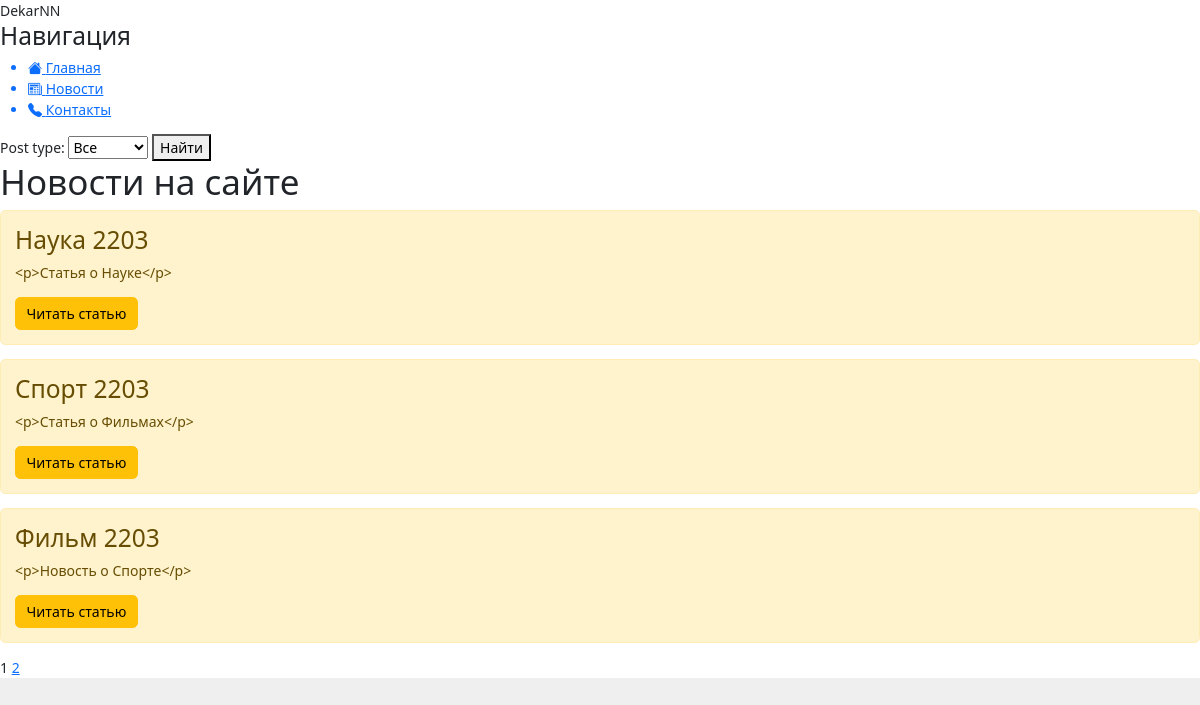
/posts/, run on an earlier commit of the app's database.
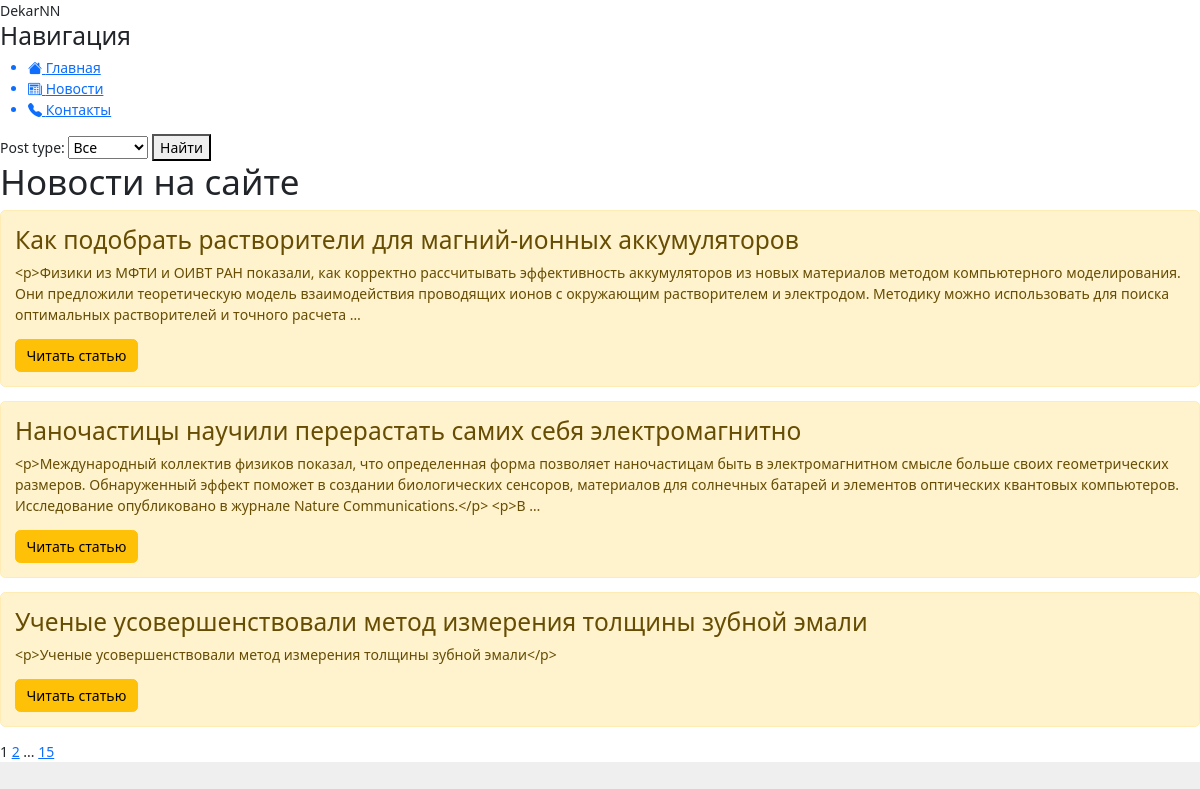
And on a later commit of the database.
### news/models.py (models this page shows, shortened)
class Post(models.Model):
    article = 'a'
    news = 'n'
    POST_TYPE = [
        (article, "Статья"),
        (news, "Новость")
    ]
    author = models.ForeignKey(Author, on_delete=models.CASCADE)
    post_type = models.CharField(max_length=1, choices=POST_TYPE, default=article)
    created = models.DateTimeField(auto_now_add=True)
    cats = models.ManyToManyField(Category, through='PostCategory')
    title = models.CharField(max_length=50)
    text = models.TextField()
    rating = models.IntegerField(default=0)

### news/views.py (the view)
# urls.py: path('', views.PostsHome.as_view(), name='posts'),
class PostsHome(ListView):
    paginate_by = 3
    model = Post
    template_name = 'news/posts.html'
    context_object_name = 'posts'
    order_by = 'created'
    def get_queryset(self):
        queryset = super().get_queryset()
        post_type = self.request.GET.get('post_type', None)
        if post_type:
            queryset = queryset.filter(post_type=post_type)
        return queryset
    def get_context_data(self, **kwargs):
        context = super().get_context_data(**kwargs)
        context['form'] = PostFilterForm(self.request.GET)
        return context

### news/forms.py
class PostFilterForm(forms.Form):
    post_type = forms.ChoiceField(
        choices=[('__all__', 'Все')] + list(Post.POST_TYPE),
        required=False,
    )

### news/templatetags/custom_filter.py (called while the page is built)
@register.filter()
def censor(value):
    censored_value = value.replace("едис", "****")
    return censored_value

### news/templatetags/custom_tags.py (called while the page is built)
@register.simple_tag(takes_context=True)
def url_replace(context, **kwargs):
   d = context['request'].GET.copy()
   for k, v in kwargs.items():
       d[k] = v
   return d.urlencode()

### news/templates/news/posts.html (shortened to what this page needs)
{% extends 'news/default.html' %}
{% load custom_filter %}
{% load custom_tags %}
{% block content %}
    <form method="get">
    {{ form }}
    <button type="submit">Найти</button>
    </form>
    <div class="features">
        <h1>Новости на сайте</h1>
        {% for el in posts %}
        <div class="alert alert-warning">
            <h3>{{ el.title|censor }}</h3>
            <p>{{ el.text|linebreaks|truncatewords:40|censor }}</p>
            <a href="{% url 'news-detail' post_type=el.post_type pk=el.id %}"
               class="btn btn-warning">Читать статью</a>
        </div>
        {% endfor %}
    </div>
    {{ page_obj.number }}
    {% if page_obj.has_next %}
       <a href="?{% url_replace page=page_obj.next_page_number %}">{{ page_obj.next_page_number }}</a>
       {% if paginator.num_pages != page_obj.next_page_number %}
           ...
           <a href="?{% url_replace page=page_obj.paginator.num_pages %}">{{ page_obj.paginator.num_pages }}</a>
       {% endif %}
    {% endif %}
{% endblock content %}

### news/templates/news/default.html (shortened to what this page needs)
{% load static %}
<!Doctype html>
<html lang="ru">
<head>
    <link rel="stylesheet" href="https://cdn.jsdelivr.net/npm/bootstrap@5.2.3/dist/css/bootstrap.min.css">
    <link rel="stylesheet" href="{% static 'news/css/styles.css' %}">
    <link rel="stylesheet" href="https://cdn.jsdelivr.net/npm/bootstrap-icons@1.10.5/font/bootstrap-icons.css">
</head>
<body>
    <aside>
        <span class="logo">DekarNN</span>
        <h3>Навигация</h3>
        <ul>
            <a href=""><li><i class="bi bi-house-fill"></i> Главная</li></a>
            <a href="{% url 'posts' %}"><li><i class="bi bi-newspaper"></i> Новости</li></a>
            <a href=""><li><i class="bi bi-telephone-fill"></i> Контакты</li></a>
        </ul>
    </aside>
    <main>
        {% block content %}
        {% endblock %}
    </main>
</body>
</html>

### news/static/news/css/styles.css (style rules this page uses)
:root { font: 14px/1.5 Arial, sans-serif; text-rendering: optimizeLegibility; font-smooth: always; -webkit-font-smoothing: antialiased; -moz-osx-font-smoothing: grayscale; -webkit-tap-highlight-color: transparent color: #333; background-color: #efefef; }

What changed in the data, as far as the page shows it:
changed Post: title|censor "Наука 2203" → "Как подобрать растворители для магний-ионных аккумуляторов"; text|censor "<p>Статья о Науке</p>" → "<p>Физики из МФТИ и ОИВТ РАН показали, как корректно рассчитывать эффективность аккумуляторов из новых материалов методом компьютерного моделирования. Они предложили теоретическую модель взаимодействия проводящих ионов с окружающим растворителем и электродом. Методику можно использовать для поиска оптимальных растворителей и точного расчета …"
changed Post: title|censor "Спорт 2203" → "Наночастицы научили перерастать самих себя электромагнитно"; text|censor "<p>Статья о Фильмах</p>" → "<p>Международный коллектив физиков показал, что определенная форма позволяет наночастицам быть в электромагнитном смысле больше своих геометрических размеров. Обнаруженный эффект поможет в создании биологических сенсоров, материалов для солнечных батарей и элементов оптических квантовых компьютеров. Исследование опубликовано в журнале Nature Communications.</p> <p>В …"
changed Post: title|censor "Фильм 2203" → "Ученые усовершенствовали метод измерения толщины зубной эмали"; text|censor "<p>Новость о Спорте</p>" → "<p>Ученые усовершенствовали метод измерения толщины зубной эмали</p>"
Also different on the page:
{{ page_obj.paginator.num_pages }}: (not shown) → "15"
